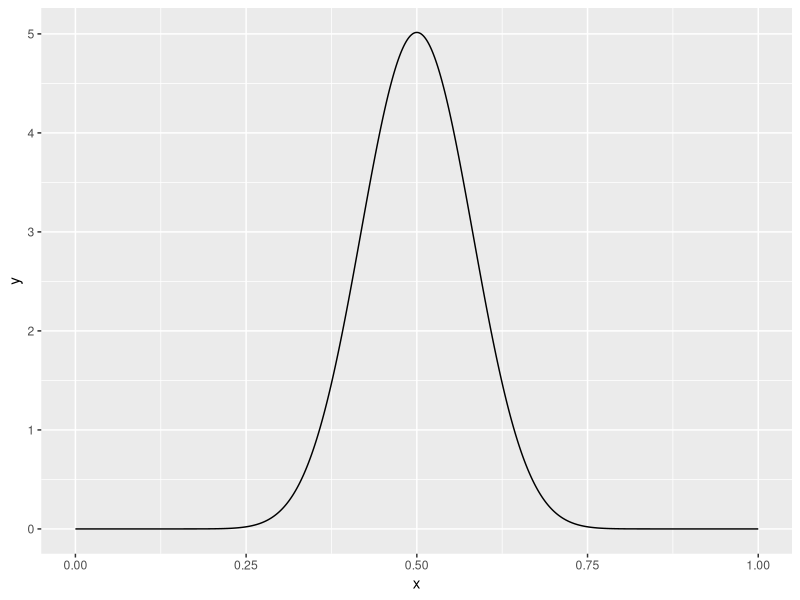
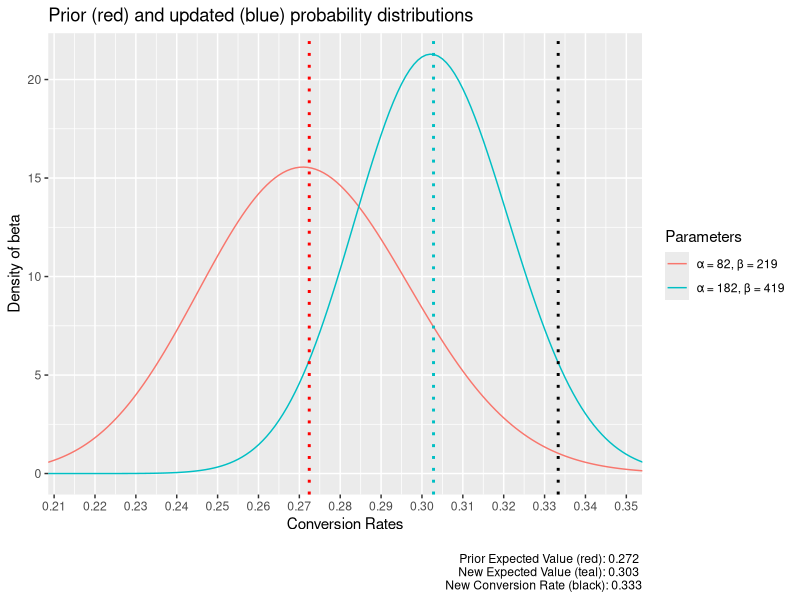
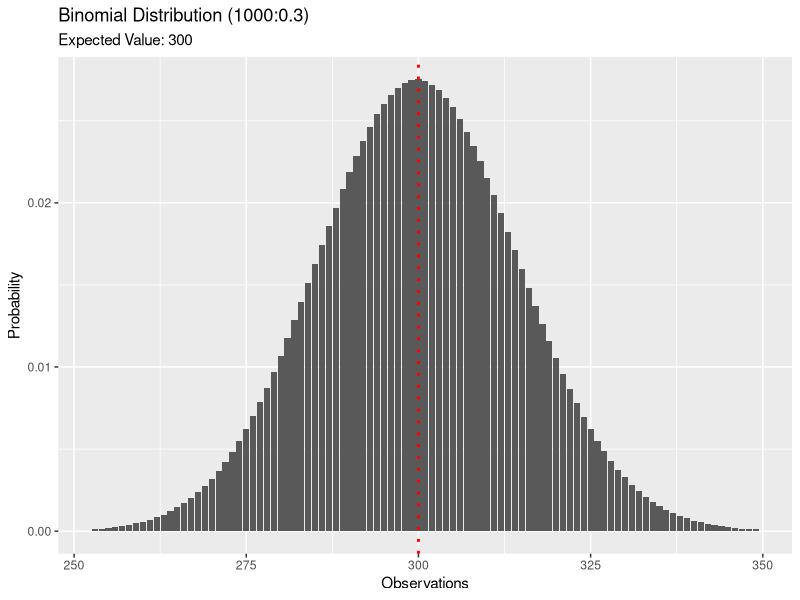

Reproduce these figures in R, in order.
## ---- chunk 1
knitr::opts_chunk$set(echo = TRUE)

library(tidyverse)
## ---- chunk 2
alpha <- 20 
beta <- 20

x <- seq(0, 1, .001)
y <- dbeta(x, alpha, beta)

data.frame(x, y) %>%
    ggplot(aes(x, y)) +
    geom_line()
## ---- chunk 3
beta_dist__prior_successes <- 82
beta_dist__prior_trials <- 301
    
beta_dist__additional_successes <- 100
beta_dist__additional_trials <- 300

prior_alpha <- beta_dist__prior_successes
prior_beta <- beta_dist__prior_trials - beta_dist__prior_successes

new_alpha <- prior_alpha + beta_dist__additional_successes
new_beta <- prior_beta + (beta_dist__additional_trials - beta_dist__additional_successes)

distros <- data_frame(a = c(prior_alpha, new_alpha),
           b = c(prior_beta, new_beta)) %>%
  group_by(a, b) %>%
  do(data_frame(x = seq(0, 1, .001), y = dbeta(x, .$a, .$b))) %>%
  mutate(Parameters = paste0("\u03B1 = ", a, ", \u03B2 = ", b)) %>%
  ungroup() %>%
  mutate(Parameters = factor(Parameters, levels = unique(Parameters)))


min_x <- min(c(qbeta(0.01, prior_alpha, prior_beta), qbeta(0.01, new_alpha, new_beta)))
max_x <- max(c(qbeta(0.99, prior_alpha, prior_beta), qbeta(0.99, new_alpha, new_beta)))

prior_expected_value <- prior_alpha / (prior_alpha + prior_beta)
new_conversion_rate <- beta_dist__additional_successes / beta_dist__additional_trials
new_expected_value <- new_alpha / (new_alpha + new_beta)

ggplot(data=distros, aes(x, y, color = Parameters)) +
    geom_line() +
    geom_vline(xintercept = prior_expected_value, linetype='dotted', color='red', size=1) +
    geom_vline(xintercept = new_expected_value, linetype='dotted', color='#00BFC4', size=1) +
    geom_vline(xintercept = new_conversion_rate, linetype='dotted', color='black', size=1) +
    scale_x_continuous(breaks = seq(0, 1, 0.01)) +
    coord_cartesian(xlim=c(min_x, max_x)) +
    labs(title='Prior (red) and updated (blue) probability distributions',
         x="Conversion Rates",
         y="Density of beta",
         caption = paste("\nPrior Expected Value (red):", round(prior_expected_value, 3),
                         "\nNew Expected Value (teal):", round(new_expected_value, 3),
                         "\nNew Conversion Rate (black):", round(new_conversion_rate, 3)))
## ---- chunk 4
binomial_dist__num_observations <- 1000
binomial_dist__probability <- 0.3

x <- 0:binomial_dist__num_observations
y <- dbinom(x,
            size=binomial_dist__num_observations,
            prob=binomial_dist__probability)

expected_value <- binomial_dist__num_observations * binomial_dist__probability

threshold <- 0.0001
data.frame(x, y) %>%
    filter(y > threshold & y < (1 - threshold)) %>%
    ggplot(aes(x, y)) +
    geom_bar(stat = 'identity') +
    geom_vline(xintercept=expected_value, linetype='dotted', color='red', size=1) +
    labs(title=paste0("Binomial Distribution (", binomial_dist__num_observations, ":", binomial_dist__probability, ")"),
         subtitle = paste("Expected Value:", round(binomial_dist__num_observations * binomial_dist__probability, 1)), 
         x="Observations",
         y="Probability")
